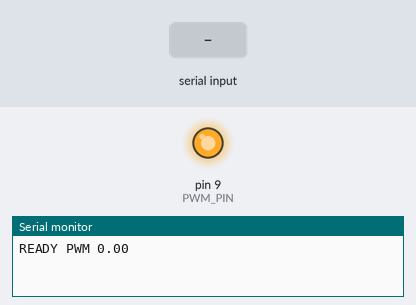
The sketch below on a simulated Arduino Uno, built with avr-gcc and run on an emulated ATmega328P. On the bench: output pins drawn as LEDs (lit = HIGH), the last lines printed to the serial monitor. Inputs (shaded band) come from the test bench.

Above: at 1.2 s.
1.3 s: "INVERTED 0\n" received over Serial
At 2.5 s:
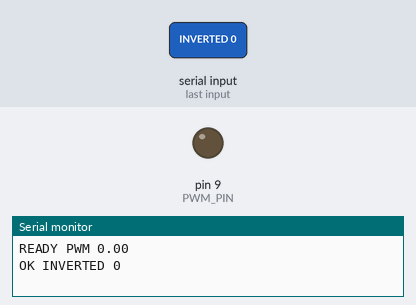
2.8 s: "INVERTED 1\n" received over Serial
At 3.8 s:
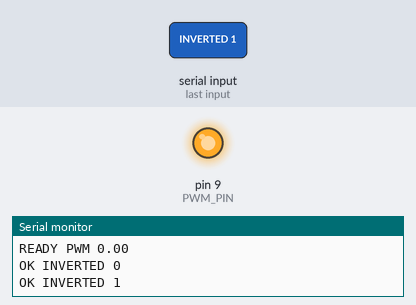
Timing chart, 0 to 5.8 s (numbered marks = the images above; inputs shaded):
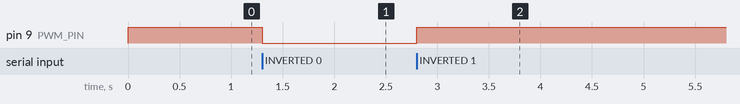

Measured:
- after the input at 1.3 s, pin 9 (PWM_PIN): HIGH → LOW at once
- after the input at 2.8 s, pin 9 (PWM_PIN): LOW → HIGH at once

The sketch:

arduino_pwm_bridge.ino
```cpp
/*
 * WSNova Arduino Uno PWM Bridge
 *
 * Board       : Arduino Uno R3 / clone ATmega328P 16 MHz
 * PWM output  : D9 (OC1A / Timer1)
 * Frequency   : 25 kHz
 * Serial      : 115200 baud
 *
 * Aplikasi mengirim duty cycle FAN 0..100%. Karena rangkaian 2N2222
 * open-collector membalik level listrik, nilai itu dikonversi ke duty GPIO
 * (100 - duty fan) di sini. Jangan memberi daya fan 12 V dari Arduino.
 */

#include <Arduino.h>

const uint8_t PWM_PIN = 9;
const uint32_t SERIAL_BAUD = 115200;
const uint16_t TIMER1_TOP = 639;  // 16 MHz / (1 * (639 + 1)) = 25 kHz
const unsigned long COMMAND_TIMEOUT_MS = 15000;  // 15 detik batas timeout failsafe komunikasi

char inputBuffer[48];
uint8_t inputLength = 0;
float currentFanDuty = 0.0f;
bool pwmInverted = true;
unsigned long lastValidCommandAt = 0;

void connectTimerOutput() {
  TCCR1A = (TCCR1A & ~(_BV(COM1A1) | _BV(COM1A0))) | _BV(COM1A1);
}

void disconnectTimerOutput() {
  TCCR1A &= ~(_BV(COM1A1) | _BV(COM1A0));
}

void setElectricalDuty(float percent) {
  percent = constrain(percent, 0.0f, 100.0f);

  // Endpoint dibuat benar-benar LOW/HIGH, bukan pulsa sangat sempit Timer1.
  if (percent <= 0.0f) {
    disconnectTimerOutput();
    digitalWrite(PWM_PIN, LOW);
    return;
  }
  if (percent >= 100.0f) {
    disconnectTimerOutput();
    digitalWrite(PWM_PIN, HIGH);
    return;
  }

  OCR1A = (uint16_t)round((percent / 100.0f) * TIMER1_TOP);
  connectTimerOutput();
}

void setFanDuty(float fanPercent) {
  currentFanDuty = constrain(fanPercent, 0.0f, 100.0f);
  const float electricalDuty = pwmInverted
      ? 100.0f - currentFanDuty
      : currentFanDuty;
  setElectricalDuty(electricalDuty);
}

void printPWM() {
  Serial.print(F("OK PWM "));
  Serial.println(currentFanDuty, 2);
}

void handleCommand(char *command) {
  while (*command == ' ') command++;

  if (strcmp(command, "PING") == 0) {
    lastValidCommandAt = millis();
    Serial.println(F("OK READY"));
    return;
  }

  if (strcmp(command, "STATUS") == 0) {
    lastValidCommandAt = millis();
    printPWM();
    return;
  }

  if (strcmp(command, "INVERTED 0") == 0 || strcmp(command, "INVERTED 1") == 0) {
    pwmInverted = command[9] == '1';
    setFanDuty(currentFanDuty);
    lastValidCommandAt = millis();
    Serial.print(F("OK INVERTED "));
    Serial.println(pwmInverted ? 1 : 0);
    return;
  }

  if (strcmp(command, "STOP") == 0) {
    setFanDuty(0.0f);
    lastValidCommandAt = millis();
    printPWM();
    return;
  }

  if (strncmp(command, "PWM ", 4) == 0) {
    char *endPointer = nullptr;
    const float requested = strtod(command + 4, &endPointer);
    while (endPointer != nullptr && *endPointer == ' ') endPointer++;
    if (endPointer == command + 4 || endPointer == nullptr || *endPointer != '\0' ||
        requested < 0.0f || requested > 100.0f) {
      Serial.println(F("ERR PWM_RANGE"));
      return;
    }
    setFanDuty(requested);
    lastValidCommandAt = millis();
    printPWM();
    return;
  }

  Serial.println(F("ERR UNKNOWN_COMMAND"));
}

void setupTimer1() {
  pinMode(PWM_PIN, OUTPUT);
  digitalWrite(PWM_PIN, HIGH);  // fan duty 0% setelah inversi open-collector

  // Fast PWM mode 14, TOP=ICR1, prescaler 1. Output baru disambungkan oleh
  // setElectricalDuty agar nilai endpoint 0%/100% tetap eksak.
  TCCR1A = _BV(WGM11);
  TCCR1B = _BV(WGM13) | _BV(WGM12) | _BV(CS10);
  ICR1 = TIMER1_TOP;
  OCR1A = TIMER1_TOP;
}

void setup() {
  setupTimer1();
  setFanDuty(0.0f);
  Serial.begin(SERIAL_BAUD);
  Serial.setTimeout(50);
  lastValidCommandAt = millis();
  Serial.println(F("READY PWM 0.00"));
}

void loop() {
  while (Serial.available() > 0) {
    const char value = (char)Serial.read();
    if (value == '\r') continue;
    if (value == '\n') {
      inputBuffer[inputLength] = '\0';
      if (inputLength > 0) handleCommand(inputBuffer);
      inputLength = 0;
      continue;
    }
    if (inputLength < sizeof(inputBuffer) - 1) {
      inputBuffer[inputLength++] = value;
    } else {
      inputLength = 0;
      Serial.println(F("ERR COMMAND_TOO_LONG"));
    }
  }

  // Failsafe komunikasi: kembali ke perintah aplikasi 0%. Perilaku mekanis
  // fan pada 0% tetap harus dicatat karena tiap model fan dapat berbeda.
  if (millis() - lastValidCommandAt > COMMAND_TIMEOUT_MS && currentFanDuty != 0.0f) {
    setFanDuty(0.0f);
  }
}
```
